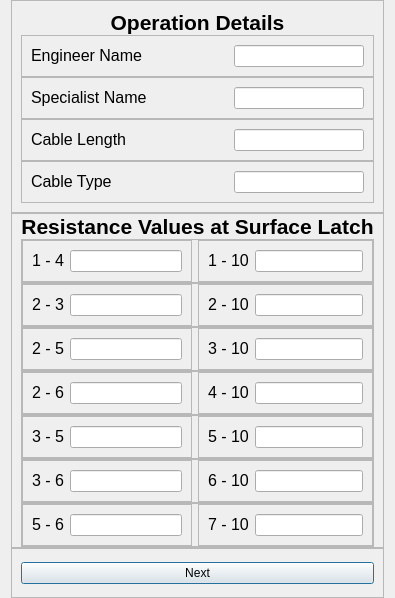
<?xml version="1.0" encoding="UTF-8"?>
<ui version="4.0">
 <class>Dialog</class>
 <widget class="QDialog" name="Dialog">
  <property name="geometry">
   <rect>
    <x>0</x>
    <y>0</y>
    <width>374</width>
    <height>598</height>
   </rect>
  </property>
  <property name="windowTitle">
   <string>Dialog</string>
  </property>
  <layout class="QVBoxLayout" name="verticalLayout_3">
   <property name="spacing">
    <number>0</number>
   </property>
   <property name="topMargin">
    <number>0</number>
   </property>
   <property name="bottomMargin">
    <number>0</number>
   </property>
   <item>
    <widget class="QFrame" name="frame_13">
     <property name="frameShape">
      <enum>QFrame::Shape::StyledPanel</enum>
     </property>
     <property name="frameShadow">
      <enum>QFrame::Shadow::Raised</enum>
     </property>
     <layout class="QVBoxLayout" name="verticalLayout">
      <property name="spacing">
       <number>0</number>
      </property>
      <item>
       <widget class="QLabel" name="label_14">
        <property name="text">
         <string>&lt;html&gt;&lt;head/&gt;&lt;body&gt;&lt;p align=&quot;center&quot;&gt;&lt;span style=&quot; font-size:16pt; font-weight:700;&quot;&gt;Operation Details&lt;/span&gt;&lt;/p&gt;&lt;/body&gt;&lt;/html&gt;</string>
        </property>
       </widget>
      </item>
      <item>
       <widget class="QFrame" name="frame">
        <property name="frameShape">
         <enum>QFrame::Shape::StyledPanel</enum>
        </property>
        <property name="frameShadow">
         <enum>QFrame::Shadow::Raised</enum>
        </property>
        <layout class="QHBoxLayout" name="horizontalLayout">
         <item>
          <widget class="QLabel" name="label_1">
           <property name="text">
            <string>&lt;html&gt;&lt;head/&gt;&lt;body&gt;&lt;p&gt;&lt;span style=&quot; font-size:12pt;&quot;&gt;Engineer Name&lt;/span&gt;&lt;/p&gt;&lt;/body&gt;&lt;/html&gt;</string>
           </property>
          </widget>
         </item>
         <item alignment="Qt::AlignmentFlag::AlignRight">
          <widget class="QLineEdit" name="lineEdit_1">
           <property name="minimumSize">
            <size>
             <width>130</width>
             <height>0</height>
            </size>
           </property>
           <property name="maximumSize">
            <size>
             <width>130</width>
             <height>16777215</height>
            </size>
           </property>
          </widget>
         </item>
        </layout>
       </widget>
      </item>
      <item>
       <widget class="QFrame" name="frame_2">
        <property name="frameShape">
         <enum>QFrame::Shape::StyledPanel</enum>
        </property>
        <property name="frameShadow">
         <enum>QFrame::Shadow::Raised</enum>
        </property>
        <layout class="QHBoxLayout" name="horizontalLayout_2">
         <item>
          <widget class="QLabel" name="label_2">
           <property name="text">
            <string>&lt;html&gt;&lt;head/&gt;&lt;body&gt;&lt;p&gt;&lt;span style=&quot; font-size:12pt;&quot;&gt;Specialist Name&lt;/span&gt;&lt;/p&gt;&lt;/body&gt;&lt;/html&gt;</string>
           </property>
          </widget>
         </item>
         <item alignment="Qt::AlignmentFlag::AlignRight">
          <widget class="QLineEdit" name="lineEdit_2">
           <property name="minimumSize">
            <size>
             <width>130</width>
             <height>0</height>
            </size>
           </property>
           <property name="maximumSize">
            <size>
             <width>130</width>
             <height>16777215</height>
            </size>
           </property>
          </widget>
         </item>
        </layout>
       </widget>
      </item>
      <item>
       <widget class="QFrame" name="frame_3">
        <property name="frameShape">
         <enum>QFrame::Shape::StyledPanel</enum>
        </property>
        <property name="frameShadow">
         <enum>QFrame::Shadow::Raised</enum>
        </property>
        <layout class="QHBoxLayout" name="horizontalLayout_3">
         <item>
          <widget class="QLabel" name="label_3">
           <property name="text">
            <string>&lt;html&gt;&lt;head/&gt;&lt;body&gt;&lt;p&gt;&lt;span style=&quot; font-size:12pt;&quot;&gt;Cable Length&lt;/span&gt;&lt;/p&gt;&lt;/body&gt;&lt;/html&gt;</string>
           </property>
          </widget>
         </item>
         <item alignment="Qt::AlignmentFlag::AlignRight">
          <widget class="QLineEdit" name="lineEdit_3">
           <property name="minimumSize">
            <size>
             <width>130</width>
             <height>0</height>
            </size>
           </property>
           <property name="maximumSize">
            <size>
             <width>130</width>
             <height>16777215</height>
            </size>
           </property>
          </widget>
         </item>
        </layout>
       </widget>
      </item>
      <item>
       <widget class="QFrame" name="frame_4">
        <property name="frameShape">
         <enum>QFrame::Shape::StyledPanel</enum>
        </property>
        <property name="frameShadow">
         <enum>QFrame::Shadow::Raised</enum>
        </property>
        <layout class="QHBoxLayout" name="horizontalLayout_4">
         <item>
          <widget class="QLabel" name="label_4">
           <property name="text">
            <string>&lt;html&gt;&lt;head/&gt;&lt;body&gt;&lt;p&gt;&lt;span style=&quot; font-size:12pt;&quot;&gt;Cable Type&lt;/span&gt;&lt;/p&gt;&lt;/body&gt;&lt;/html&gt;</string>
           </property>
          </widget>
         </item>
         <item alignment="Qt::AlignmentFlag::AlignRight">
          <widget class="QLineEdit" name="lineEdit_4">
           <property name="minimumSize">
            <size>
             <width>130</width>
             <height>0</height>
            </size>
           </property>
           <property name="maximumSize">
            <size>
             <width>130</width>
             <height>16777215</height>
            </size>
           </property>
          </widget>
         </item>
        </layout>
       </widget>
      </item>
     </layout>
    </widget>
   </item>
   <item>
    <widget class="QFrame" name="frame_27">
     <property name="frameShape">
      <enum>QFrame::Shape::StyledPanel</enum>
     </property>
     <property name="frameShadow">
      <enum>QFrame::Shadow::Raised</enum>
     </property>
     <layout class="QVBoxLayout" name="verticalLayout_2">
      <property name="spacing">
       <number>0</number>
      </property>
      <property name="topMargin">
       <number>0</number>
      </property>
      <property name="bottomMargin">
       <number>0</number>
      </property>
      <item alignment="Qt::AlignmentFlag::AlignHCenter">
       <widget class="QLabel" name="label_5">
        <property name="text">
         <string>&lt;html&gt;&lt;head/&gt;&lt;body&gt;&lt;p align=&quot;center&quot;&gt;&lt;span style=&quot; font-size:16pt; font-weight:700;&quot;&gt;Resistance Values at Surface Latch&lt;/span&gt;&lt;/p&gt;&lt;/body&gt;&lt;/html&gt;</string>
        </property>
       </widget>
      </item>
      <item>
       <widget class="QFrame" name="frame_7">
        <property name="frameShape">
         <enum>QFrame::Shape::StyledPanel</enum>
        </property>
        <property name="frameShadow">
         <enum>QFrame::Shadow::Raised</enum>
        </property>
        <layout class="QHBoxLayout" name="horizontalLayout_7">
         <property name="leftMargin">
          <number>0</number>
         </property>
         <property name="topMargin">
          <number>0</number>
         </property>
         <property name="rightMargin">
          <number>0</number>
         </property>
         <property name="bottomMargin">
          <number>0</number>
         </property>
         <item>
          <widget class="QFrame" name="frame_5">
           <property name="frameShape">
            <enum>QFrame::Shape::StyledPanel</enum>
           </property>
           <property name="frameShadow">
            <enum>QFrame::Shadow::Raised</enum>
           </property>
           <layout class="QHBoxLayout" name="horizontalLayout_5">
            <item>
             <widget class="QLabel" name="label_6">
              <property name="text">
               <string>&lt;html&gt;&lt;head/&gt;&lt;body&gt;&lt;p&gt;&lt;span style=&quot; font-size:12pt;&quot;&gt;1 - 4&lt;/span&gt;&lt;/p&gt;&lt;/body&gt;&lt;/html&gt;</string>
              </property>
             </widget>
            </item>
            <item>
             <widget class="QLineEdit" name="lineEdit_5"/>
            </item>
           </layout>
          </widget>
         </item>
         <item>
          <widget class="QFrame" name="frame_6">
           <property name="frameShape">
            <enum>QFrame::Shape::StyledPanel</enum>
           </property>
           <property name="frameShadow">
            <enum>QFrame::Shadow::Raised</enum>
           </property>
           <layout class="QHBoxLayout" name="horizontalLayout_6">
            <item>
             <widget class="QLabel" name="label_7">
              <property name="text">
               <string>&lt;html&gt;&lt;head/&gt;&lt;body&gt;&lt;p&gt;&lt;span style=&quot; font-size:12pt;&quot;&gt;1 - 10&lt;/span&gt;&lt;/p&gt;&lt;/body&gt;&lt;/html&gt;</string>
              </property>
             </widget>
            </item>
            <item>
             <widget class="QLineEdit" name="lineEdit_6"/>
            </item>
           </layout>
          </widget>
         </item>
        </layout>
       </widget>
      </item>
      <item>
       <widget class="QFrame" name="frame_8">
        <property name="frameShape">
         <enum>QFrame::Shape::StyledPanel</enum>
        </property>
        <property name="frameShadow">
         <enum>QFrame::Shadow::Raised</enum>
        </property>
        <layout class="QHBoxLayout" name="horizontalLayout_8">
         <property name="leftMargin">
          <number>0</number>
         </property>
         <property name="topMargin">
          <number>0</number>
         </property>
         <property name="rightMargin">
          <number>0</number>
         </property>
         <property name="bottomMargin">
          <number>0</number>
         </property>
         <item>
          <widget class="QFrame" name="frame_9">
           <property name="frameShape">
            <enum>QFrame::Shape::StyledPanel</enum>
           </property>
           <property name="frameShadow">
            <enum>QFrame::Shadow::Raised</enum>
           </property>
           <layout class="QHBoxLayout" name="horizontalLayout_9">
            <item>
             <widget class="QLabel" name="label_8">
              <property name="text">
               <string>&lt;html&gt;&lt;head/&gt;&lt;body&gt;&lt;p&gt;&lt;span style=&quot; font-size:12pt;&quot;&gt;2 - 3&lt;/span&gt;&lt;/p&gt;&lt;/body&gt;&lt;/html&gt;</string>
              </property>
             </widget>
            </item>
            <item>
             <widget class="QLineEdit" name="lineEdit_7"/>
            </item>
           </layout>
          </widget>
         </item>
         <item>
          <widget class="QFrame" name="frame_10">
           <property name="frameShape">
            <enum>QFrame::Shape::StyledPanel</enum>
           </property>
           <property name="frameShadow">
            <enum>QFrame::Shadow::Raised</enum>
           </property>
           <layout class="QHBoxLayout" name="horizontalLayout_10">
            <item>
             <widget class="QLabel" name="label_9">
              <property name="text">
               <string>&lt;html&gt;&lt;head/&gt;&lt;body&gt;&lt;p&gt;&lt;span style=&quot; font-size:12pt;&quot;&gt;2 - 10&lt;/span&gt;&lt;/p&gt;&lt;/body&gt;&lt;/html&gt;</string>
              </property>
             </widget>
            </item>
            <item>
             <widget class="QLineEdit" name="lineEdit_8"/>
            </item>
           </layout>
          </widget>
         </item>
        </layout>
       </widget>
      </item>
      <item>
       <widget class="QFrame" name="frame_11">
        <property name="frameShape">
         <enum>QFrame::Shape::StyledPanel</enum>
        </property>
        <property name="frameShadow">
         <enum>QFrame::Shadow::Raised</enum>
        </property>
        <layout class="QHBoxLayout" name="horizontalLayout_11">
         <property name="leftMargin">
          <number>0</number>
         </property>
         <property name="topMargin">
          <number>0</number>
         </property>
         <property name="rightMargin">
          <number>0</number>
         </property>
         <property name="bottomMargin">
          <number>0</number>
         </property>
         <item>
          <widget class="QFrame" name="frame_12">
           <property name="frameShape">
            <enum>QFrame::Shape::StyledPanel</enum>
           </property>
           <property name="frameShadow">
            <enum>QFrame::Shadow::Raised</enum>
           </property>
           <layout class="QHBoxLayout" name="horizontalLayout_12">
            <item>
             <widget class="QLabel" name="label_10">
              <property name="text">
               <string>&lt;html&gt;&lt;head/&gt;&lt;body&gt;&lt;p&gt;&lt;span style=&quot; font-size:12pt;&quot;&gt;2 - 5&lt;/span&gt;&lt;/p&gt;&lt;/body&gt;&lt;/html&gt;</string>
              </property>
             </widget>
            </item>
            <item>
             <widget class="QLineEdit" name="lineEdit_9"/>
            </item>
           </layout>
          </widget>
         </item>
         <item>
          <widget class="QFrame" name="frame_14">
           <property name="frameShape">
            <enum>QFrame::Shape::StyledPanel</enum>
           </property>
           <property name="frameShadow">
            <enum>QFrame::Shadow::Raised</enum>
           </property>
           <layout class="QHBoxLayout" name="horizontalLayout_15">
            <item>
             <widget class="QLabel" name="label_11">
              <property name="text">
               <string>&lt;html&gt;&lt;head/&gt;&lt;body&gt;&lt;p&gt;&lt;span style=&quot; font-size:12pt;&quot;&gt;3 - 10&lt;/span&gt;&lt;/p&gt;&lt;/body&gt;&lt;/html&gt;</string>
              </property>
             </widget>
            </item>
            <item>
             <widget class="QLineEdit" name="lineEdit_10"/>
            </item>
           </layout>
          </widget>
         </item>
        </layout>
       </widget>
      </item>
      <item>
       <widget class="QFrame" name="frame_15">
        <property name="frameShape">
         <enum>QFrame::Shape::StyledPanel</enum>
        </property>
        <property name="frameShadow">
         <enum>QFrame::Shadow::Raised</enum>
        </property>
        <layout class="QHBoxLayout" name="horizontalLayout_16">
         <property name="leftMargin">
          <number>0</number>
         </property>
         <property name="topMargin">
          <number>0</number>
         </property>
         <property name="rightMargin">
          <number>0</number>
         </property>
         <property name="bottomMargin">
          <number>0</number>
         </property>
         <item>
          <widget class="QFrame" name="frame_16">
           <property name="frameShape">
            <enum>QFrame::Shape::StyledPanel</enum>
           </property>
           <property name="frameShadow">
            <enum>QFrame::Shadow::Raised</enum>
           </property>
           <layout class="QHBoxLayout" name="horizontalLayout_17">
            <item>
             <widget class="QLabel" name="label_12">
              <property name="text">
               <string>&lt;html&gt;&lt;head/&gt;&lt;body&gt;&lt;p&gt;&lt;span style=&quot; font-size:12pt;&quot;&gt;2 - 6&lt;/span&gt;&lt;/p&gt;&lt;/body&gt;&lt;/html&gt;</string>
              </property>
             </widget>
            </item>
            <item>
             <widget class="QLineEdit" name="lineEdit_11"/>
            </item>
           </layout>
          </widget>
         </item>
         <item>
          <widget class="QFrame" name="frame_17">
           <property name="frameShape">
            <enum>QFrame::Shape::StyledPanel</enum>
           </property>
           <property name="frameShadow">
            <enum>QFrame::Shadow::Raised</enum>
           </property>
           <layout class="QHBoxLayout" name="horizontalLayout_18">
            <item>
             <widget class="QLabel" name="label_13">
              <property name="text">
               <string>&lt;html&gt;&lt;head/&gt;&lt;body&gt;&lt;p&gt;&lt;span style=&quot; font-size:12pt;&quot;&gt;4 - 10&lt;/span&gt;&lt;/p&gt;&lt;/body&gt;&lt;/html&gt;</string>
              </property>
             </widget>
            </item>
            <item>
             <widget class="QLineEdit" name="lineEdit_12"/>
            </item>
           </layout>
          </widget>
         </item>
        </layout>
       </widget>
      </item>
      <item>
       <widget class="QFrame" name="frame_21">
        <property name="frameShape">
         <enum>QFrame::Shape::StyledPanel</enum>
        </property>
        <property name="frameShadow">
         <enum>QFrame::Shadow::Raised</enum>
        </property>
        <layout class="QHBoxLayout" name="horizontalLayout_22">
         <property name="leftMargin">
          <number>0</number>
         </property>
         <property name="topMargin">
          <number>0</number>
         </property>
         <property name="rightMargin">
          <number>0</number>
         </property>
         <property name="bottomMargin">
          <number>0</number>
         </property>
         <item>
          <widget class="QFrame" name="frame_22">
           <property name="frameShape">
            <enum>QFrame::Shape::StyledPanel</enum>
           </property>
           <property name="frameShadow">
            <enum>QFrame::Shadow::Raised</enum>
           </property>
           <layout class="QHBoxLayout" name="horizontalLayout_23">
            <item>
             <widget class="QLabel" name="label_19">
              <property name="text">
               <string>&lt;html&gt;&lt;head/&gt;&lt;body&gt;&lt;p&gt;&lt;span style=&quot; font-size:12pt;&quot;&gt;3 - 5&lt;/span&gt;&lt;/p&gt;&lt;/body&gt;&lt;/html&gt;</string>
              </property>
             </widget>
            </item>
            <item>
             <widget class="QLineEdit" name="lineEdit_13"/>
            </item>
           </layout>
          </widget>
         </item>
         <item>
          <widget class="QFrame" name="frame_23">
           <property name="frameShape">
            <enum>QFrame::Shape::StyledPanel</enum>
           </property>
           <property name="frameShadow">
            <enum>QFrame::Shadow::Raised</enum>
           </property>
           <layout class="QHBoxLayout" name="horizontalLayout_24">
            <item>
             <widget class="QLabel" name="label_20">
              <property name="text">
               <string>&lt;html&gt;&lt;head/&gt;&lt;body&gt;&lt;p&gt;&lt;span style=&quot; font-size:12pt;&quot;&gt;5 - 10&lt;/span&gt;&lt;/p&gt;&lt;/body&gt;&lt;/html&gt;</string>
              </property>
             </widget>
            </item>
            <item>
             <widget class="QLineEdit" name="lineEdit_18"/>
            </item>
           </layout>
          </widget>
         </item>
        </layout>
       </widget>
      </item>
      <item>
       <widget class="QFrame" name="frame_18">
        <property name="frameShape">
         <enum>QFrame::Shape::StyledPanel</enum>
        </property>
        <property name="frameShadow">
         <enum>QFrame::Shadow::Raised</enum>
        </property>
        <layout class="QHBoxLayout" name="horizontalLayout_19">
         <property name="leftMargin">
          <number>0</number>
         </property>
         <property name="topMargin">
          <number>0</number>
         </property>
         <property name="rightMargin">
          <number>0</number>
         </property>
         <property name="bottomMargin">
          <number>0</number>
         </property>
         <item>
          <widget class="QFrame" name="frame_19">
           <property name="frameShape">
            <enum>QFrame::Shape::StyledPanel</enum>
           </property>
           <property name="frameShadow">
            <enum>QFrame::Shadow::Raised</enum>
           </property>
           <layout class="QHBoxLayout" name="horizontalLayout_20">
            <item>
             <widget class="QLabel" name="label_17">
              <property name="text">
               <string>&lt;html&gt;&lt;head/&gt;&lt;body&gt;&lt;p&gt;&lt;span style=&quot; font-size:12pt;&quot;&gt;3 - 6&lt;/span&gt;&lt;/p&gt;&lt;/body&gt;&lt;/html&gt;</string>
              </property>
             </widget>
            </item>
            <item>
             <widget class="QLineEdit" name="lineEdit_16"/>
            </item>
           </layout>
          </widget>
         </item>
         <item>
          <widget class="QFrame" name="frame_20">
           <property name="frameShape">
            <enum>QFrame::Shape::StyledPanel</enum>
           </property>
           <property name="frameShadow">
            <enum>QFrame::Shadow::Raised</enum>
           </property>
           <layout class="QHBoxLayout" name="horizontalLayout_21">
            <item>
             <widget class="QLabel" name="label_18">
              <property name="text">
               <string>&lt;html&gt;&lt;head/&gt;&lt;body&gt;&lt;p&gt;&lt;span style=&quot; font-size:12pt;&quot;&gt;6 - 10&lt;/span&gt;&lt;/p&gt;&lt;/body&gt;&lt;/html&gt;</string>
              </property>
             </widget>
            </item>
            <item>
             <widget class="QLineEdit" name="lineEdit_17"/>
            </item>
           </layout>
          </widget>
         </item>
        </layout>
       </widget>
      </item>
      <item>
       <widget class="QFrame" name="frame_24">
        <property name="frameShape">
         <enum>QFrame::Shape::StyledPanel</enum>
        </property>
        <property name="frameShadow">
         <enum>QFrame::Shadow::Raised</enum>
        </property>
        <layout class="QHBoxLayout" name="horizontalLayout_25">
         <property name="leftMargin">
          <number>0</number>
         </property>
         <property name="topMargin">
          <number>0</number>
         </property>
         <property name="rightMargin">
          <number>0</number>
         </property>
         <property name="bottomMargin">
          <number>0</number>
         </property>
         <item>
          <widget class="QFrame" name="frame_25">
           <property name="frameShape">
            <enum>QFrame::Shape::StyledPanel</enum>
           </property>
           <property name="frameShadow">
            <enum>QFrame::Shadow::Raised</enum>
           </property>
           <layout class="QHBoxLayout" name="horizontalLayout_26">
            <item>
             <widget class="QLabel" name="label_21">
              <property name="text">
               <string>&lt;html&gt;&lt;head/&gt;&lt;body&gt;&lt;p&gt;&lt;span style=&quot; font-size:12pt;&quot;&gt;5 - 6&lt;/span&gt;&lt;/p&gt;&lt;/body&gt;&lt;/html&gt;</string>
              </property>
             </widget>
            </item>
            <item>
             <widget class="QLineEdit" name="lineEdit_20"/>
            </item>
           </layout>
          </widget>
         </item>
         <item>
          <widget class="QFrame" name="frame_26">
           <property name="frameShape">
            <enum>QFrame::Shape::StyledPanel</enum>
           </property>
           <property name="frameShadow">
            <enum>QFrame::Shadow::Raised</enum>
           </property>
           <layout class="QHBoxLayout" name="horizontalLayout_27">
            <item>
             <widget class="QLabel" name="label_22">
              <property name="text">
               <string>&lt;html&gt;&lt;head/&gt;&lt;body&gt;&lt;p&gt;&lt;span style=&quot; font-size:12pt;&quot;&gt;7 - 10&lt;/span&gt;&lt;/p&gt;&lt;/body&gt;&lt;/html&gt;</string>
              </property>
             </widget>
            </item>
            <item>
             <widget class="QLineEdit" name="lineEdit_21"/>
            </item>
           </layout>
          </widget>
         </item>
        </layout>
       </widget>
      </item>
     </layout>
    </widget>
   </item>
   <item>
    <widget class="QFrame" name="frame_28">
     <property name="frameShape">
      <enum>QFrame::Shape::StyledPanel</enum>
     </property>
     <property name="frameShadow">
      <enum>QFrame::Shadow::Raised</enum>
     </property>
     <layout class="QVBoxLayout" name="verticalLayout_4">
      <item>
       <widget class="QPushButton" name="pushButton">
        <property name="text">
         <string>Next</string>
        </property>
       </widget>
      </item>
     </layout>
    </widget>
   </item>
  </layout>
 </widget>
 <resources/>
 <connections/>
</ui>
